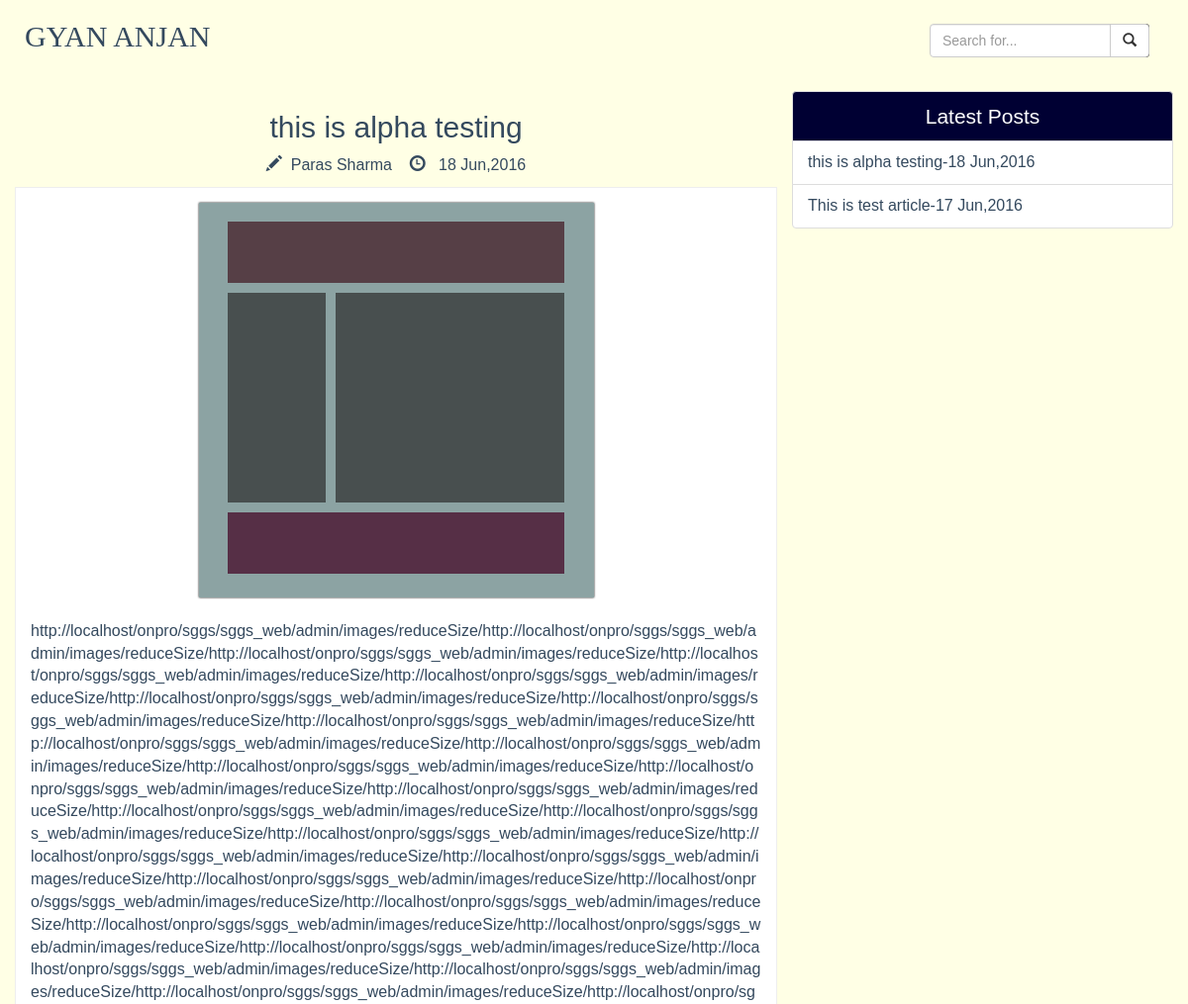
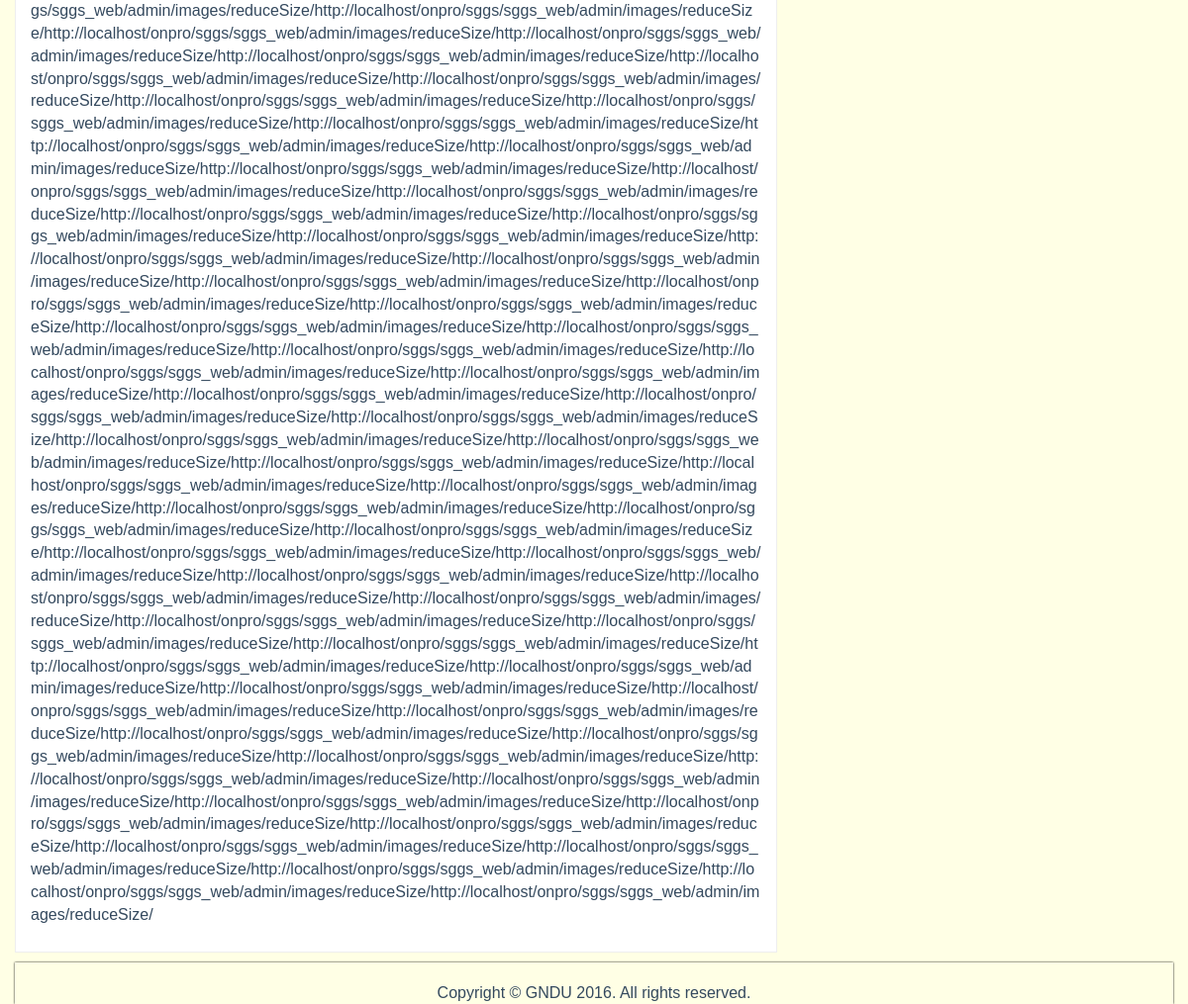
/blog-view?id=27, run on the app's committed database (2 pictures, top to bottom).
### tables this page shows
CREATE TABLE `blog` (
  `id` int(11) NOT NULL,
  `title` varchar(100) NOT NULL,
  `author` varchar(100) NOT NULL,
  `blog` longtext NOT NULL,
  `date` varchar(32) NOT NULL,
  `image` varchar(100) NOT NULL,
  `views` int(11) NOT NULL
);

### blog-view.php (the view, shortened to what this page needs)
<?php
	 include 'admin/db/connect.php';
$id = $_GET['id'];
$query = "SELECT * FROM blog WHERE id = '$id'";
$result= $db->query($query);
$row = $result->fetch_array();
?>
<?php include 'includes/meta.php';  ?>
	<?php include 'includes/css.php';
   ?>
		</head>
		<body class="container">
			<?php include 'includes/nav.php';
      ?>
				<div class="container head">
					<div class="row">
						<div class="col-md-8">
							<article>
								<h2 class="text-center"><a href="singlepost.html"><?php echo $row['title'];?></a></h2>
								<div class="row text-center">
									<div class="group2 col-sm-12 col-md-12">
										<span class="glyphicon glyphicon-pencil"> </span>&nbsp;&nbsp;<?php echo $row['author']; ?> &nbsp;&nbsp;
										<span class="glyphicon glyphicon-time"></span>&nbsp;&nbsp; <?php echo date("d M,Y",strtotime($row['date'])); ?>
									</div>
								</div>
								<div  style="border:1px solid #eee;padding:15px;background-color:#fff;word-wrap:break-word;">
								<img  src="admin/images/reduceSize/<?php echo $row["image"]; ?>" class="text-center img img-responsive pres">
								<br />
						<?php echo $row['blog']; ?>
								</div>
							</article>
						</div>
						<div class="latest-posts">
						<ul class="list-group col-md-4">
								<li class="list-group-item text-center lead">Latest Posts</li>
							<?php
							$query2 = "SELECT * FROM blog ORDER BY date DESC LIMIT 10";
							$getResult = $db->query($query2);
							if ($getResult->num_rows > 0) {
	while ($data = $getResult->fetch_assoc()) {
			echo	'<li class="list-group-item"><a href="blog-view?id='.$data['id'].'">'.$data['title'].'-'.date("d M,Y",strtotime($data['date'])). '</a></li>';
	}
} else {echo '"<li class="list-group-item"><a href="">No Latest Posts! </a></li>"';}
								?>
						</ul>
						</div>
					</div>
				</div>
				<footer>
					<div class="container">
						<p class="text-center" style="padding-top:20px;margin:0!important;">Copyright &copy; GNDU
							<?php echo date("Y");?>. All rights reserved.</p>
					</div>
				</footer>
		</body>
		</html>

### includes/css.php (style rules this page uses)
.container { margin-right: auto !important; margin-left: auto !important; }

### data on the page
blog: title "this is alpha testing", author "Paras Sharma", date "18 Jun,2016", image (picture), blog "http://localhost/onpro/sggs/sggs_web/admin/images/reduceSize/http://localhost/onpro/sggs/sggs_web/admin/images/reduceSize/http://localhost/onpro/sggs/sggs_web/admin/images/reduceSize/http://localhost/onpro/sggs/sggs_web/admin/images/reduceSize/http://localhost/onpro/sggs/sggs_web/admin/images/reduceSize/http://localhost/onpro/sggs/sggs_web/admin/images/reduceSize/http://localhost/onpro/sggs/sggs_web/admin/images/reduceSize/http://localhost/onpro/sggs/sggs_web/admin/images/reduceSize/http://localhost/onpro/sggs/sggs_web/admin/images/reduceSize/http://localhost/onpro/sggs/sggs_web/admin/images/reduceSize/http://localhost/onpro/sggs/sggs_web/admin/images/reduceSize/http://localhost/onpro/sggs/s…"
blog: title "This is test article", date "17 Jun,2016"
